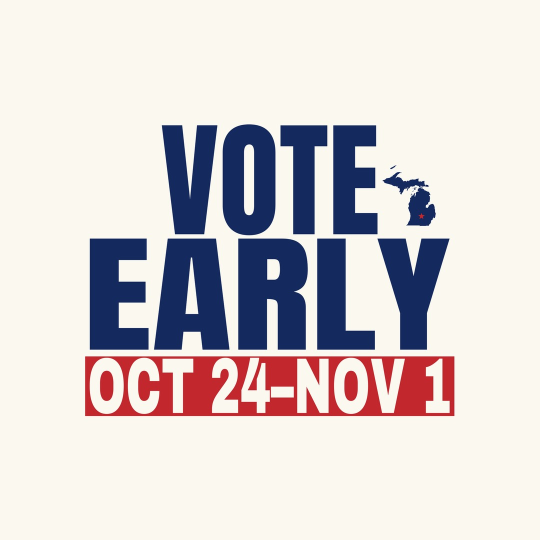
#> input picture originals/mi/retired-20261020/mi-vote-1.jpg, 1080 x 1080 px (shown at 1/2 size)
$ python fit_to_circle.py ../originals/mi/retired-20261020/mi-vote-1.jpg ../originals/mi/retired-20261020/mi-vote-2.jpg
#> lines starting #> are read from the running program, lines starting #| are printed output that depends on the picture; after the words box and inside, x2 and y2 are one past the last pixel; in counts of white or black regions, pixels touching at a corner belong together
"""
Fit a hand-made square image inside the profile-picture circle and save it for the site.

Finds the background from the image's border: one flat color, or a field split into two colors along a
straight line (October 20, Minnesota's diagonal). Lifts the artwork off that background, centers its
bounding box, scales it down about the center until its farthest pixel sits inside SAFE x the
half-width, and lays it back on the same background, so a split field keeps its line with no seam.
Images already inside are only centered and resized. Writes a 1080 px JPG.

Run: python3 -I fit_to_circle.py <source.png> <dest.jpg>   (prints the scale applied)
"""
import sys
from collections import Counter
import numpy as np
from PIL import Image

SAFE = 0.46     # content radius as a share of the image width (crop circle is 0.5)
OUT = 1080
QUALITY = 92
TOL = 60        # summed RGB difference that still counts as background


def background(a):
    """Return (bg image, list of bg colors) built from the border pixels."""
    h, w, _ = a.shape
    edge = [(0, x) for x in range(0, w, 2)] + [(y, w - 1) for y in range(0, h, 2)] + \
           [(h - 1, x) for x in range(w - 1, -1, -2)] + [(y, 0) for y in range(h - 1, -1, -2)]
    q = Counter(tuple(int(v) // 24 for v in a[y, x]) for y, x in edge)
    picks = [k for k, n in q.most_common(2) if n > 0.15 * len(edge)]
    cols = []
    for k in picks:
        sel = np.array([a[y, x] for y, x in edge if tuple(int(v) // 24 for v in a[y, x]) == k])
        cols.append(np.median(sel, axis=0))
    if len(cols) < 2 or np.abs(cols[0] - cols[1]).sum() < TOL:
        return np.broadcast_to(cols[0], a.shape).copy(), cols[:1]
    # two-color field: the dividing line runs between the two places the border changes color
    lab = [int(np.abs(a[y, x] - cols[0]).sum() > np.abs(a[y, x] - cols[1]).sum()) for y, x in edge]
    flips = [i for i in range(len(lab)) if lab[i] != lab[i - 1]]
    if len(flips) < 2:
        return np.broadcast_to(cols[0], a.shape).copy(), cols[:1]
    # the two longest runs bound the halves; take the flips that start them
    runs = sorted(((flips[(j + 1) % len(flips)] - f) % len(lab), f) for j, f in enumerate(flips))[-2:]
    (y1, x1), (y2, x2) = edge[runs[0][1]], edge[runs[1][1]]
    yy, xx = np.mgrid[0:h, 0:w]
    side = ((x2 - x1) * (yy - y1) - (y2 - y1) * (xx - x1)) > 0
    ref = edge[(runs[0][1] + runs[0][0] // 2) % len(lab)]
    ref_side = ((x2 - x1) * (ref[0] - y1) - (y2 - y1) * (ref[1] - x1)) > 0
    first = lab[(runs[0][1] + runs[0][0] // 2) % len(lab)]
    bg = np.where((side == ref_side)[..., None], cols[first], cols[1 - first])
    return bg, cols


def main(src, dest):
    a = np.asarray(Image.open(src).convert('RGB')).astype(float)
    h, w, _ = a.shape
#> h = 1080; w = 1080
    bg, cols = background(a)
#> in background, `q = Counter(tuple(int(v) // 24 for v in a[y, x]) for y, x in edge)`: q = {(10, 10, 9): 2160}
#> in background, `picks = [k for k, n in q.most_common(2) if n > 0.15 * len(edge)]`: picks = [(10, 10, 9)]
#> the loop in background, `for k in picks:` made 1 pass
#> after the loop in background, `for k in picks:`: cols = [[251, 248, 239]]
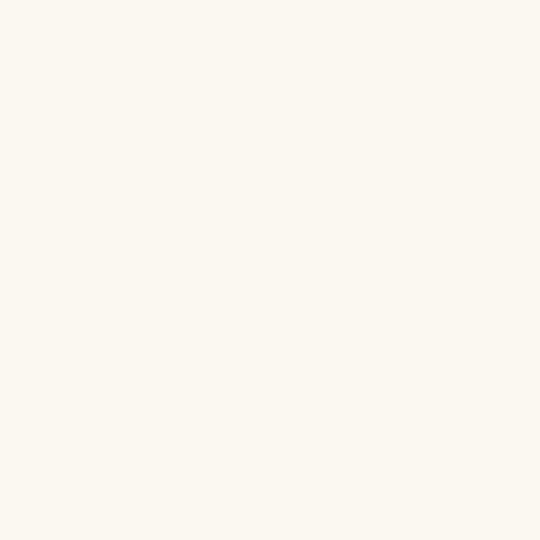
#> bg: shape (1080, 1080, 3) float64 (shown at 1/2 size); mean R, G, B 251, 248, 239
#> cols = [[251, 248, 239]]
    art = np.abs(a - bg).sum(2) > TOL
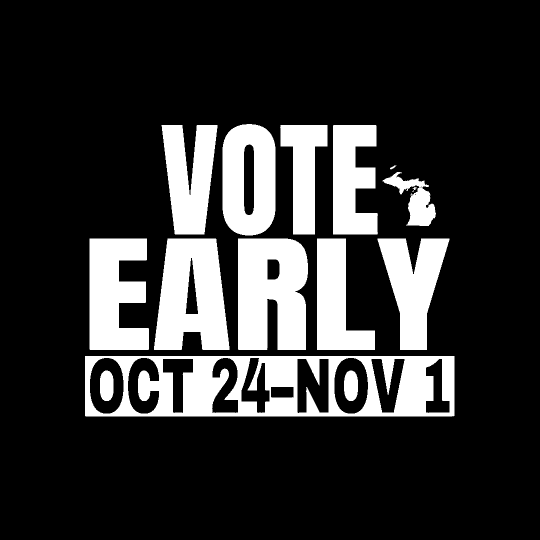
#> art: shape (1080, 1080) bool (shown at 1/2 size); 19.3% white; 16 white regions (1 under 20 px), largest, box (x1, y1, x2, y2) and area: (170, 712, 909, 833) 50083, (476, 477, 616, 700) 26982, (308, 477, 459, 700) 24974
    if len(cols) > 1:   # ignore the antialiased seam of the split itself
        art &= np.min([np.abs(a - c).sum(2) for c in cols], axis=0) > TOL
    grown = art.copy()
    for _ in range(2):  # keep the artwork's antialiased edge
        grown = grown | np.roll(grown, 1, 0) | np.roll(grown, -1, 0) | np.roll(grown, 1, 1) | np.roll(grown, -1, 1)
#> this loop made 2 passes
#> pass 1, in main, `grown = grown | np.roll(grown, 1, 0) | np.roll(grown, -1, 0) | np.roll..`:
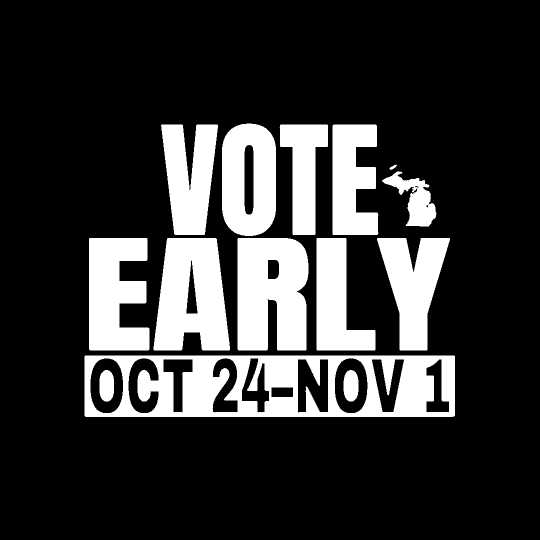
#> grown: shape (1080, 1080) bool (shown at 1/2 size); 20.5% white; 14 white regions, largest, box (x1, y1, x2, y2) and area: (169, 711, 910, 834) 55203, (475, 476, 617, 701) 27998, (307, 476, 460, 701) 25976
#> pass 2, in main, `grown = grown | np.roll(grown, 1, 0) | np.roll(grown, -1, 0) | np.roll..`:
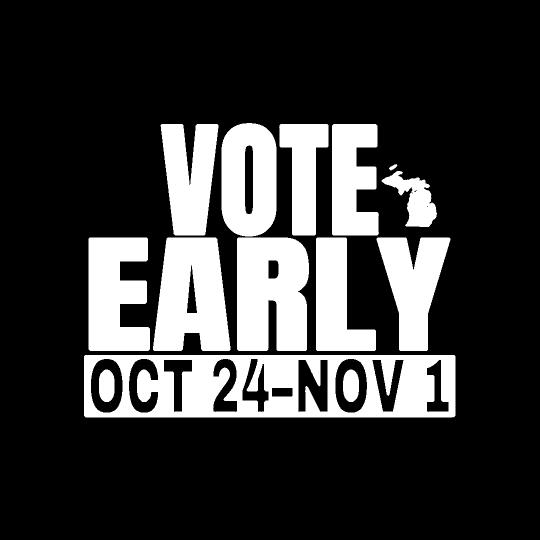
#> grown: shape (1080, 1080) bool (shown at 1/2 size); 21.6% white; 14 white regions, largest, box (x1, y1, x2, y2) and area: (168, 710, 911, 835) 60244, (474, 475, 618, 702) 29007, (306, 475, 461, 702) 26966
    ys, xs = np.nonzero(art)
    scale, dx, dy = 1.0, 0, 0
    if len(xs):
        dx = w / 2 - (xs.min() + xs.max()) / 2
#> dx = 1
        dy = h / 2 - (ys.min() + ys.max()) / 2
#> dy = 0
        if abs(dx) <= w * 0.01 and abs(dy) <= h * 0.01:
            dx = dy = 0
        far = np.sqrt((xs + dx - w / 2) ** 2 + (ys + dy - h / 2) ** 2).max()
#> far = 470.7
        scale = min(1.0, SAFE * w / far)
#> scale = 1
    out = Image.fromarray(bg.astype('uint8'))
    if len(xs):
        layer = Image.fromarray(a.astype('uint8'))
#> layer is the input picture: PIL image 1080x1080 RGB; mean R, G, B 215, 209.1, 209.8
        mask = Image.fromarray((grown * 255).astype('uint8'))
        sw, sh = round(w * scale), round(h * scale)
#> sw = 1080; sh = 1080
        layer, mask = layer.resize((sw, sh), Image.LANCZOS), mask.resize((sw, sh), Image.LANCZOS)
        out.paste(layer, (round((w - sw) / 2 + dx * scale), round((h - sh) / 2 + dy * scale)), mask)
    out.resize((OUT, OUT), Image.LANCZOS).save(dest, 'JPEG', quality=QUALITY, optimize=True, progressive=True)
    print(f'{dest.split("/")[-1]} scale={scale:.3f}' + (' split field' if len(cols) > 1 else ''))
#| mi-vote-2.jpg scale=1.000


if __name__ == '__main__':
    main(sys.argv[1], sys.argv[2])
